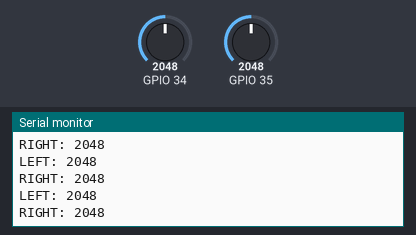
A program run on a simulated ESP32. Parts: the last lines printed to the serial monitor. The test bench sets the inputs (shaded band); at power-on: GPIO 34 = 2048, GPIO 35 = 2048.

Above: at 1.4 s.
1.5 s: GPIO 34 set to 2866
At 2.3 s:
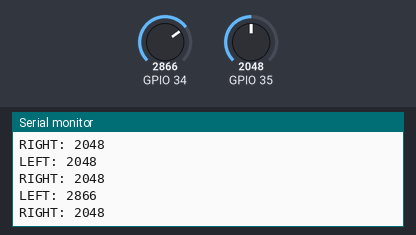
3.0 s: GPIO 35 set to 2866
At 3.6 s:
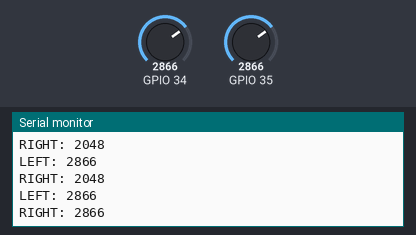
4.5 s: GPIO 34 set to 3603
At 5.4 s:
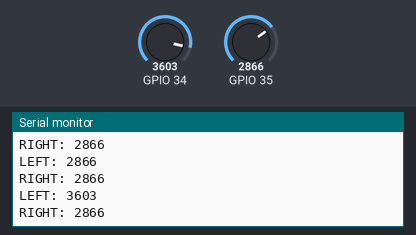
6.0 s: GPIO 35 set to 3603
At 6.6 s:
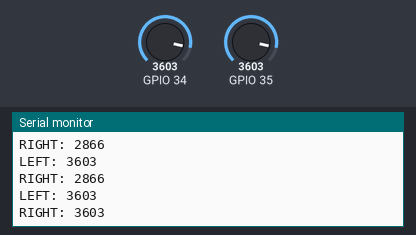
Timing chart, 0 to 8.5 s (numbered marks = the images above; inputs shaded):
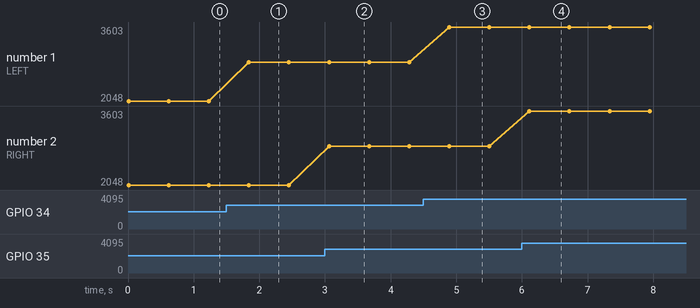

The program:

main.cpp
```cpp
#include <Arduino.h>
#include "driver/ledc.h"
#include "driver/adc.h"
#include "driver/gpio.h"

int left_read;
int right_read;

#define LEFT ADC1_CHANNEL_6
#define RIGHT ADC1_CHANNEL_7

void setup() {
  Serial.begin(9600);
  adc1_config_width(ADC_WIDTH_12Bit);
  adc1_config_channel_atten(LEFT,ADC_ATTEN_DB_12); // pin 34
  adc1_config_channel_atten(RIGHT,ADC_ATTEN_DB_12); // pin 35
}

void loop() {
  left_read = adc1_get_raw(LEFT);
  //delay(10);
  right_read = adc1_get_raw(RIGHT);
  delay(10);

  Serial.print("LEFT: ");
  Serial.println(left_read);
  Serial.print("RIGHT: ");
  Serial.println(right_read);

  delay(600);
}
```

Measured:
- after the input at 1.5 s, the serial monitor: prints a new line after 0.34 s (image 1)
- after the input at 3.0 s, the serial monitor: prints a new line after 0.06 s (image 2)
- after the input at 4.5 s, the serial monitor: prints a new line after 0.39 s (image 3)
- after the input at 6.0 s, the serial monitor: prints a new line after 0.11 s (image 4)
- plotted number 1: 2048 → 2866 after the input at 1.5 s, 2866 → 3603 after the input at 4.5 s
